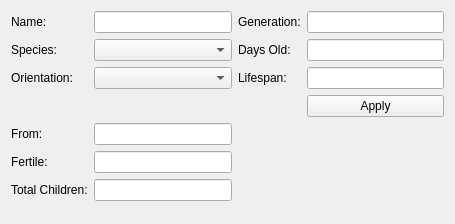
<?xml version="1.0" encoding="UTF-8"?>
<ui version="4.0">
 <class>DockViewBiot</class>
 <widget class="QWidget" name="DockViewBiot">
  <property name="geometry">
   <rect>
    <x>0</x>
    <y>0</y>
    <width>455</width>
    <height>224</height>
   </rect>
  </property>
  <property name="windowTitle">
   <string>Form</string>
  </property>
  <layout class="QVBoxLayout" name="verticalLayout">
   <item>
    <layout class="QGridLayout" name="gridLayout">
     <item row="6" column="1">
      <widget class="QLineEdit" name="lineEdit_7"/>
     </item>
     <item row="7" column="1">
      <spacer name="verticalSpacer">
       <property name="orientation">
        <enum>Qt::Vertical</enum>
       </property>
       <property name="sizeHint" stdset="0">
        <size>
         <width>20</width>
         <height>40</height>
        </size>
       </property>
      </spacer>
     </item>
     <item row="2" column="2">
      <widget class="QLabel" name="label_6">
       <property name="text">
        <string>Lifespan:</string>
       </property>
      </widget>
     </item>
     <item row="2" column="3">
      <widget class="QLineEdit" name="lineEdit_6"/>
     </item>
     <item row="1" column="1">
      <widget class="QComboBox" name="comboBox"/>
     </item>
     <item row="5" column="1">
      <widget class="QLineEdit" name="lineEdit_5"/>
     </item>
     <item row="4" column="0">
      <widget class="QLabel" name="label_7">
       <property name="text">
        <string>From:</string>
       </property>
      </widget>
     </item>
     <item row="1" column="0">
      <widget class="QLabel" name="label_3">
       <property name="text">
        <string>Species:</string>
       </property>
      </widget>
     </item>
     <item row="6" column="0">
      <widget class="QLabel" name="label_9">
       <property name="text">
        <string>Total Children:</string>
       </property>
      </widget>
     </item>
     <item row="0" column="1">
      <widget class="QLineEdit" name="lineEdit"/>
     </item>
     <item row="5" column="0">
      <widget class="QLabel" name="label_8">
       <property name="text">
        <string>Fertile:</string>
       </property>
      </widget>
     </item>
     <item row="4" column="1">
      <widget class="QLineEdit" name="lineEdit_3"/>
     </item>
     <item row="1" column="3">
      <widget class="QLineEdit" name="lineEdit_4"/>
     </item>
     <item row="0" column="3">
      <widget class="QLineEdit" name="lineEdit_2"/>
     </item>
     <item row="2" column="0">
      <widget class="QLabel" name="label_5">
       <property name="text">
        <string>Orientation:</string>
       </property>
      </widget>
     </item>
     <item row="0" column="2">
      <widget class="QLabel" name="label_2">
       <property name="text">
        <string>Generation:</string>
       </property>
      </widget>
     </item>
     <item row="1" column="2">
      <widget class="QLabel" name="label_4">
       <property name="text">
        <string>Days Old:</string>
       </property>
      </widget>
     </item>
     <item row="2" column="1">
      <widget class="QComboBox" name="comboBox_2"/>
     </item>
     <item row="3" column="3">
      <widget class="QPushButton" name="pushButton">
       <property name="text">
        <string>Apply</string>
       </property>
      </widget>
     </item>
     <item row="0" column="0">
      <widget class="QLabel" name="label">
       <property name="text">
        <string>Name:</string>
       </property>
      </widget>
     </item>
    </layout>
   </item>
  </layout>
 </widget>
 <resources/>
 <connections/>
</ui>
